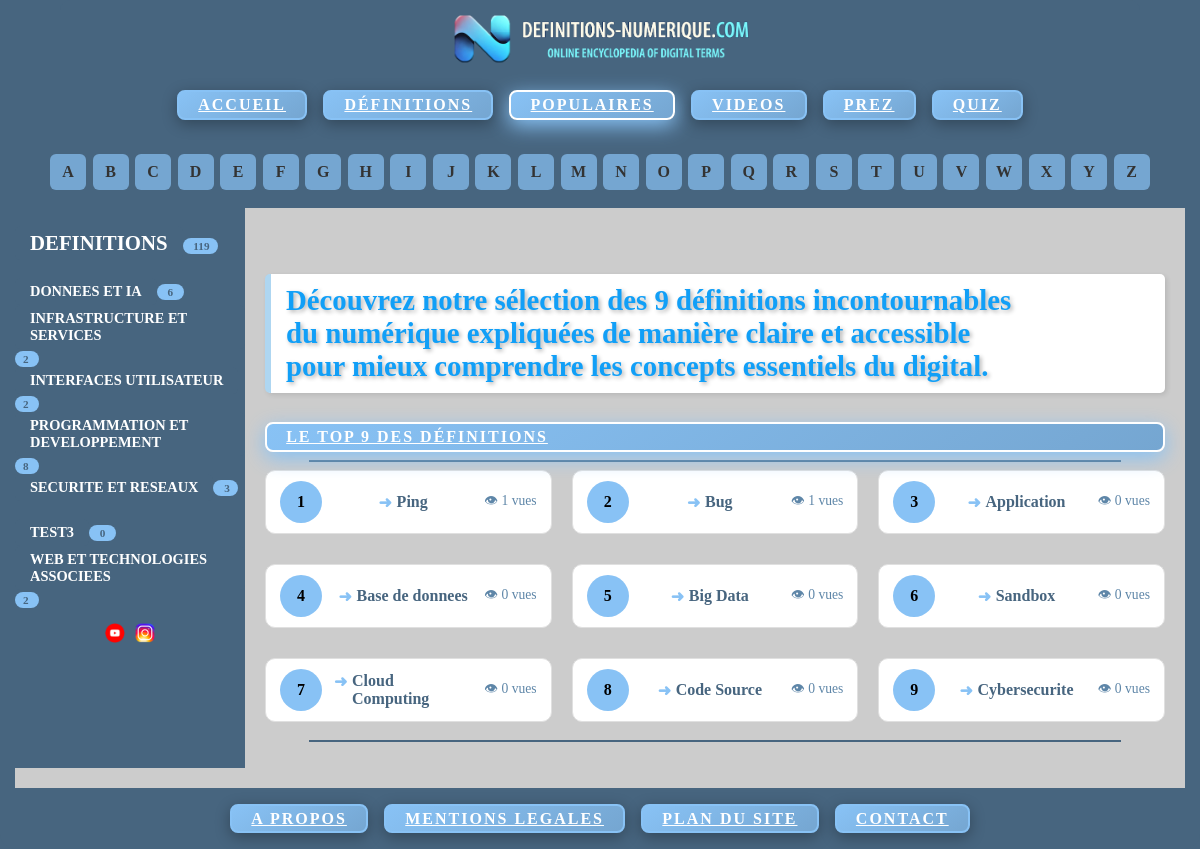
Page /populaires.php on the earlier database version.
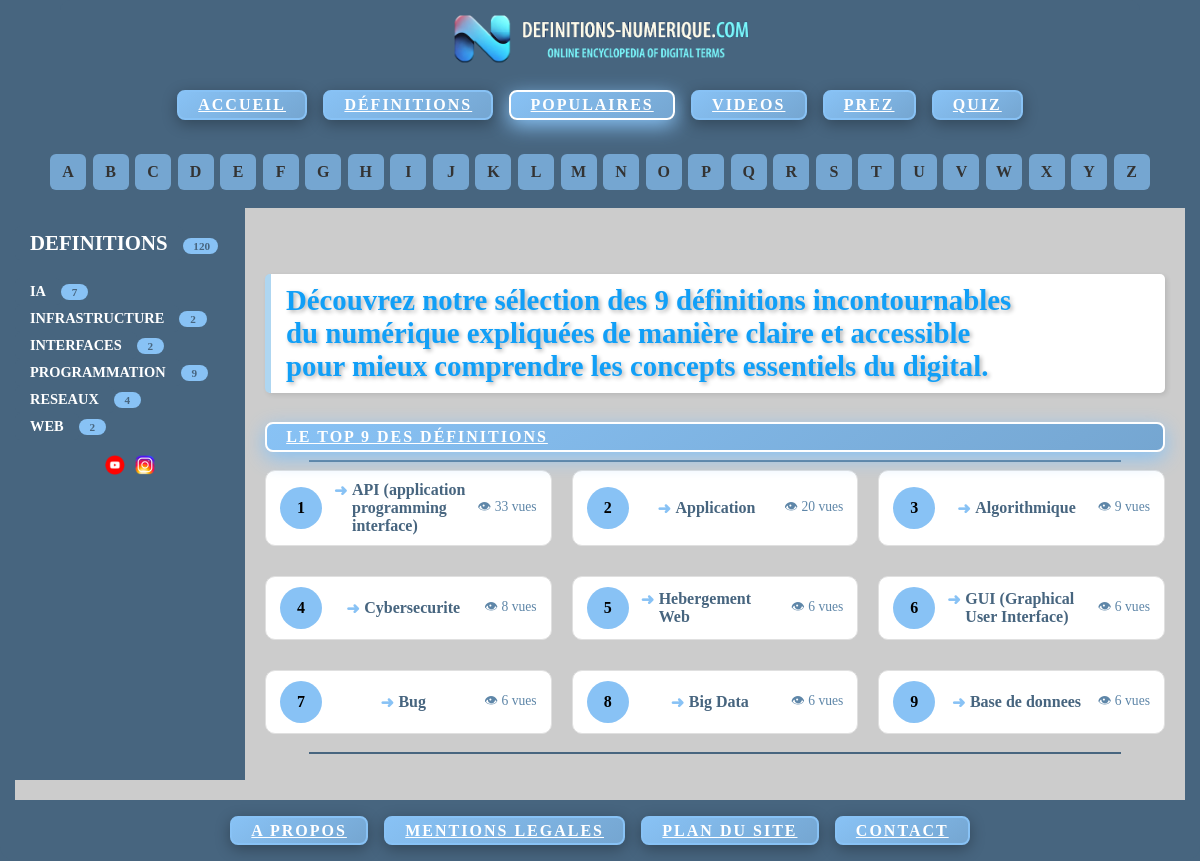
Same page on the later database version.
### tables this page shows
CREATE TABLE `categorie` (
  `catid` int(10) NOT NULL,
  `catnom` varchar(100) NOT NULL
);

CREATE TABLE `definition` (
  `defid` int(11) NOT NULL,
  `deflettre` varchar(1) NOT NULL,
  `deftitre` varchar(100) NOT NULL,
  `definition` varchar(1000) NOT NULL,
  `defauteur` varchar(100) NOT NULL,
  `defdate` date NOT NULL,
  `valider` int(1) NOT NULL DEFAULT '2',
  `defemail` varchar(100) NOT NULL,
  `nb_vue` int(100) NOT NULL DEFAULT '0'
);

### populaires.php (the view, shortened to what the changed rows need)
<!DOCTYPE html>
<html lang="fr">
<head>
    <link rel="stylesheet" href="style.css" />
</head>
<body>
    <div class="search-alpha-wrapper"><div class="lettresdiv">
        <?php include "lettres.php"; ?>
    </div>
    <div class="homediv">
        <div class="container">
            <div class="home">
                <div class="gauche">
                    <?php include "gauche.php"; ?>
                </div>
                <div class="droite">
                    <div class="controls">
                        <br>
                        <?php
                        $conn = new mysqli($_ENV['DB_SERVERNAME'], $_ENV['DB_USERNAME'], $_ENV['DB_PASSWORD'], $_ENV['DB_NAME']);
	$conn->set_charset("utf8mb4");
                        $sql = "SELECT deftitre, defid, nb_vue FROM definition ORDER BY nb_vue DESC LIMIT 9";
                        $result = $conn->query($sql);
                        $compteur = 0;
                        if ($result->num_rows > 0) {
                            $definitions = [];
                            while ($row = $result->fetch_assoc()) {
                                $definitions[] = $row;
                            }
                         echo '<div class="definition-container">';
foreach ($definitions as $definition) {
    $compteur++;
    echo '<div class="related-item">';
        echo '<span class="compteur-class">' . $compteur . '</span>';
        echo '<a href="affichedef.php?defid=' . urlencode($definition['defid']) . '" class="related-line">';
            echo '<span class="related-title">' . htmlspecialchars($definition['deftitre']) . '</span>';
        echo '</a>';
        echo '<span class="related-meta">';
            echo '👁 ' . (int)$definition['nb_vue'] . ' vues ';
        echo '</span>';
    echo '</div>';
}
echo '</div>';
                            echo '</div>';
                        } else {
                            echo "<p>Aucune définition trouvée.</p>";
                        }
                        ?>
                        <br>
                    </div>
                </div>
            </div>
        </div>
    </div>
</body>
</html>

### lettres.php (shortened to what the changed rows need)
<?php
$conn = new mysqli(
    $_ENV['DB_SERVERNAME'],
    $_ENV['DB_USERNAME'],
    $_ENV['DB_PASSWORD'],
    $_ENV['DB_NAME']
);
$conn->set_charset("utf8mb4");
?>
<div class="container">
    <div class="lettrescript">
        <div class="controls">
            <ul class="lettre-list">
                <?php
                $lettersSql = "
                    SELECT deflettre
                    FROM definition
                    GROUP BY deflettre
                    ORDER BY deflettre
                ";
                $lettersResult = $conn->query($lettersSql);
                if ($lettersResult && $lettersResult->num_rows > 0) {
                    while ($row = $lettersResult->fetch_assoc()) {
                        $lettre = htmlspecialchars($row['deflettre']);
                        echo "
                            <li>
                                <a href='defparlettre.php?id={$lettre}' class='lettre'>
                                    {$lettre}
                                </a>
                            </li>
                        ";
                    }
                }
                ?>
            </ul>
        </div>
    </div>
</div>

### gauche.php (shortened to what the changed rows need)
<?php
$conn = new mysqli($_ENV['DB_SERVERNAME'], $_ENV['DB_USERNAME'], $_ENV['DB_PASSWORD'], $_ENV['DB_NAME']);
	$conn->set_charset("utf8mb4");
$conn2 = new mysqli($_ENV['DB_SERVERNAME'], $_ENV['DB_USERNAME'], $_ENV['DB_PASSWORD'], $_ENV['DB_NAME']);
	$conn2->set_charset("utf8mb4");
   printf ("<br><a href='definitions.php' class='rubriqueDEF'>DEFINITIONS</a>");
if ($result3 = mysqli_query($conn, "SELECT COUNT(*) as total from definition"))
{
    while ($row3 = $result3->fetch_assoc())
	{
        		printf ("<span class='styled-span'> %s </span><br><br>", $row3['total']);
 	 }
  }
else
		{
		}
if ($result = mysqli_query($conn, "SELECT * from categorie ORDER BY catnom "))
{
    while ($row = $result->fetch_assoc())
	{
        printf ("<a href='categoriedetail.php?catid=%s' class='rubrique'>%s</a>", $row['catid'], $row['catnom']);
		$catid = intval($row['catid']);
		$sql2="SELECT COUNT(*) as total FROM lien WHERE catid=" . $catid;
		if ($result2 = mysqli_query($conn2,$sql2 ))
		{
			while ($row2 = $result2->fetch_assoc())
			{
				printf ("<span class='styled-span'> %s </span>&nbsp;&nbsp;&nbsp;<br>", $row2['total']);
			}
		}
		else
		{
		}
	}
}
?>
        <div class="reseau-container">
            <div class="reseau-item">
            </div>
        </div>

Differences in the rows shown:
removed categorie: catnom "TEST3", total "0"
no longer on this page (row edited): definition: deftitre "Ping", nb_vue "1"
no longer on this page (row edited): definition: deftitre "Sandbox", nb_vue "0"
no longer on this page (row edited): definition: deftitre "Cloud Computing", nb_vue "0"
no longer on this page (row edited): definition: deftitre "Code Source", nb_vue "0"
changed categorie (number 1 of 6 on the later page): catnom "DONNEES ET IA" → "IA"
changed categorie: catnom "INFRASTRUCTURE ET SERVICES" → "INFRASTRUCTURE"
changed categorie: catnom "INTERFACES UTILISATEUR" → "INTERFACES"
changed categorie: catnom "PROGRAMMATION ET DEVELOPPEMENT" → "PROGRAMMATION"
changed categorie: catnom "SECURITE ET RESEAUX" → "RESEAUX"
changed categorie: catnom "WEB ET TECHNOLOGIES ASSOCIEES" → "WEB"
now on this page (row edited): definition: deftitre "API (application programming interface)", nb_vue "33"
changed definition "Application": nb_vue "0" → "20"; moves up the list
now on this page (row edited): definition: deftitre "Algorithmique", nb_vue "9"
changed definition "Cybersecurite": nb_vue "0" → "8"; moves up the list
now on this page (row edited): definition: deftitre "Hebergement Web", nb_vue "6"
now on this page (row edited): definition: deftitre "GUI (Graphical User Interface)", nb_vue "6"
changed definition "Bug": nb_vue "1" → "6"
changed definition "Big Data": nb_vue "0" → "6"; moves down the list
changed definition "Base de donnees": nb_vue "0" → "6"
Other differences:
new list line: "120"
new list line: "7"
new list line: "9"
new list line: "4"
list line gone: "119"
list line gone: "6"
list line gone: "8"
list line gone: "3"
